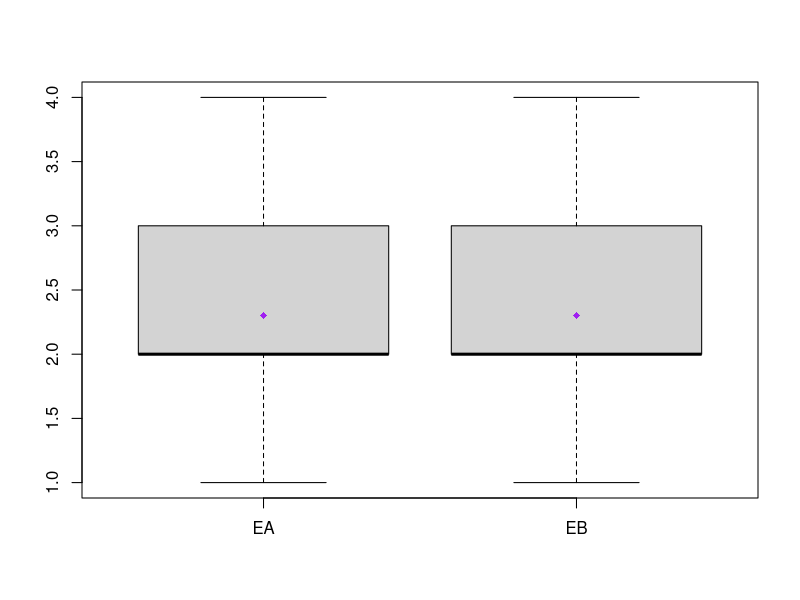
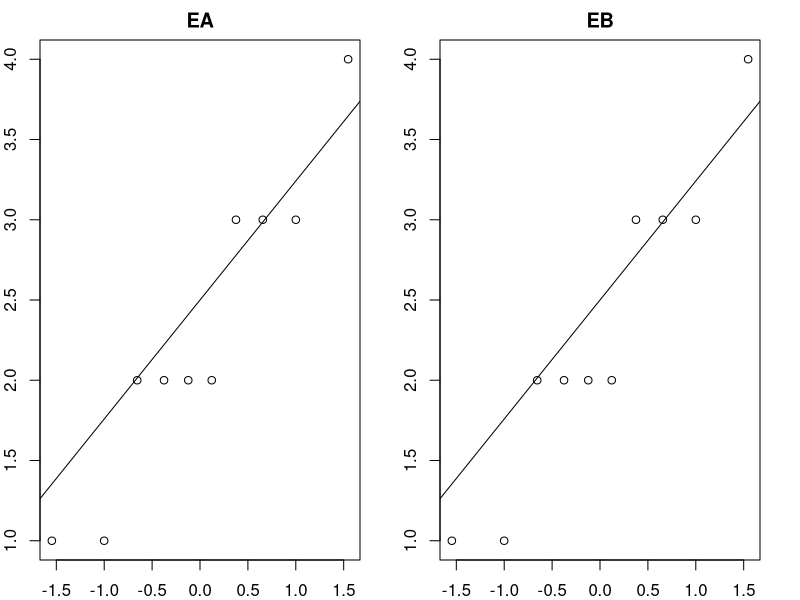
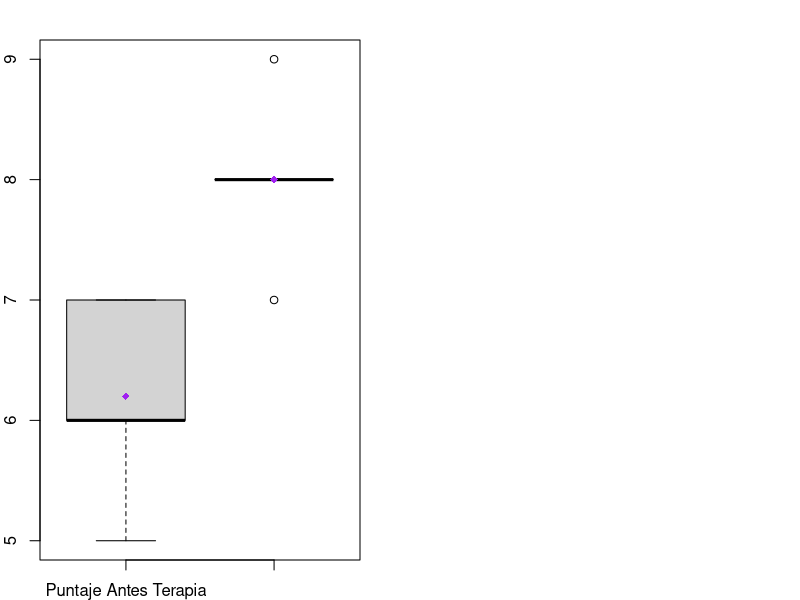
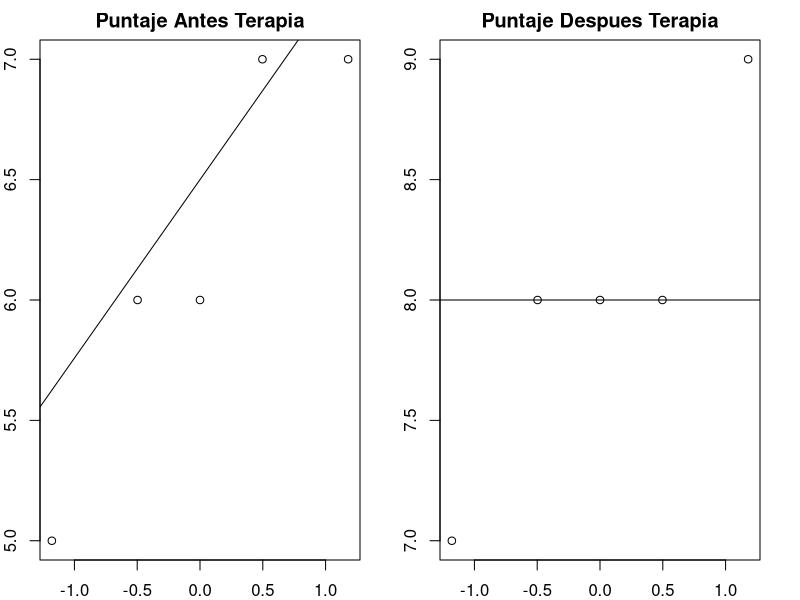

The R script that drew these images, in order:
# Independientes 

EA = c(2, 3, 1, 4, 2, 3, 2, 1, 3, 2) 

EB = c(3, 2, 1, 3, 2, 2, 4, 2, 3, 1) 



# Cuando hay valores atipicos, como se muestra en el boxplot, se observan puntos, en nosotros no tenemos 

boxplot(EA, EB, names=c("EA", "EB")) 

medias = c(mean(EA),mean(EB)) 

points(medias,pch=18,col="purple") 



par(mar = c(2, 2, 2, 2)) 
par(mfrow = c(1, 2)) 
qqnorm(EA, xlab = "", ylab = "", main = "EA") 
qqline(EA) 
qqnorm(EB, xlab = "", ylab = "", main = "EB") 
qqline(EB) 



##### Prueba t 

t.test(EA, EB, paired = FALSE) 



# P VALOR SALE = 1 -> No hay diferencia significativa mayor a 0.05, las varianza son iguales 

#ejercicio 2 

#Dependientes 

PuntajeAntesTerapia = c(7, 6, 5, 6, 7) 

PuntajeDespuesTerapia = c(8, 7, 8, 8, 9) 



# Cuando hay valores atipicos, como se muestra en el boxplot, se observan puntos, en nosotros no tenemos 

boxplot(PuntajeAntesTerapia, PuntajeDespuesTerapia, names=c("Puntaje Antes Terapia", "Puntaje Despues Terapia")) 



mediasTerapia = c(mean(PuntajeAntesTerapia),mean(PuntajeDespuesTerapia)) 

points(mediasTerapia,pch=18,col="purple") 



par(mar = c(2, 2, 2, 2))
par(mfrow = c(1, 2))
qqnorm(PuntajeAntesTerapia, xlab = "", ylab = "", main = "Puntaje Antes Terapia") 
qqline(PuntajeAntesTerapia)
qqnorm(PuntajeDespuesTerapia, xlab = "", ylab = "", main = "Puntaje Despues Terapia") 
qqline(PuntajeDespuesTerapia)

##### Prueba t 

t.test(PuntajeAntesTerapia, PuntajeDespuesTerapia, paired = TRUE)
# P VALOR ES 0.008581, -> Si hay diferencia es menor a 0.05 y 
# la varianza no son iguales



